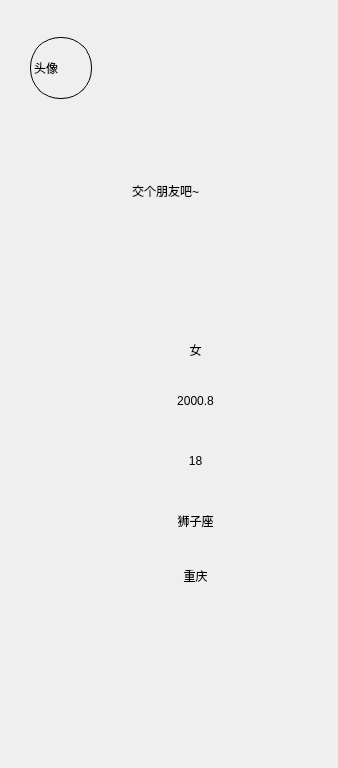
<?xml version="1.0" encoding="UTF-8"?>
<ui version="4.0">
 <class>Dialog</class>
 <widget class="QDialog" name="Dialog">
  <property name="geometry">
   <rect>
    <x>0</x>
    <y>0</y>
    <width>338</width>
    <height>768</height>
   </rect>
  </property>
  <property name="sizePolicy">
   <sizepolicy hsizetype="Fixed" vsizetype="Fixed">
    <horstretch>0</horstretch>
    <verstretch>0</verstretch>
   </sizepolicy>
  </property>
  <property name="minimumSize">
   <size>
    <width>338</width>
    <height>768</height>
   </size>
  </property>
  <property name="maximumSize">
   <size>
    <width>338</width>
    <height>768</height>
   </size>
  </property>
  <property name="windowTitle">
   <string>Dialog</string>
  </property>
  <widget class="QLabel" name="label_user">
   <property name="geometry">
    <rect>
     <x>120</x>
     <y>50</y>
     <width>241</width>
     <height>41</height>
    </rect>
   </property>
   <property name="text">
    <string/>
   </property>
  </widget>
  <widget class="QLabel" name="label_photo">
   <property name="geometry">
    <rect>
     <x>30</x>
     <y>37</y>
     <width>62</width>
     <height>62</height>
    </rect>
   </property>
   <property name="styleSheet">
    <string notr="true">min-width:60px;
min-height:60px;
max-width:60px;
max-height:60px;
border-radius:30px;
border:1px solid black;

</string>
   </property>
   <property name="text">
    <string>头像</string>
   </property>
  </widget>
  <widget class="QLabel" name="label">
   <property name="geometry">
    <rect>
     <x>0</x>
     <y>0</y>
     <width>338</width>
     <height>768</height>
    </rect>
   </property>
   <property name="sizePolicy">
    <sizepolicy hsizetype="Fixed" vsizetype="Fixed">
     <horstretch>0</horstretch>
     <verstretch>0</verstretch>
    </sizepolicy>
   </property>
   <property name="minimumSize">
    <size>
     <width>338</width>
     <height>768</height>
    </size>
   </property>
   <property name="maximumSize">
    <size>
     <width>338</width>
     <height>768</height>
    </size>
   </property>
   <property name="text">
    <string/>
   </property>
   <property name="pixmap">
    <pixmap>../img/base/个人信息展示图片.jpg</pixmap>
   </property>
  </widget>
  <widget class="QPushButton" name="btn_change">
   <property name="geometry">
    <rect>
     <x>60</x>
     <y>680</y>
     <width>91</width>
     <height>31</height>
    </rect>
   </property>
   <property name="styleSheet">
    <string notr="true">background:transparent;
border-width:0;
border-style:outset
</string>
   </property>
   <property name="text">
    <string/>
   </property>
  </widget>
  <widget class="QPushButton" name="btn_quit">
   <property name="geometry">
    <rect>
     <x>190</x>
     <y>680</y>
     <width>91</width>
     <height>31</height>
    </rect>
   </property>
   <property name="styleSheet">
    <string notr="true">
background:transparent;
border-width:0;
border-style:outset
</string>
   </property>
   <property name="text">
    <string/>
   </property>
  </widget>
  <widget class="QLabel" name="label_sex">
   <property name="geometry">
    <rect>
     <x>110</x>
     <y>340</y>
     <width>171</width>
     <height>20</height>
    </rect>
   </property>
   <property name="styleSheet">
    <string notr="true">font: 75 11pt &quot;等线&quot;;</string>
   </property>
   <property name="text">
    <string>女</string>
   </property>
   <property name="alignment">
    <set>Qt::AlignCenter</set>
   </property>
  </widget>
  <widget class="QLabel" name="label_birth">
   <property name="geometry">
    <rect>
     <x>110</x>
     <y>390</y>
     <width>171</width>
     <height>21</height>
    </rect>
   </property>
   <property name="styleSheet">
    <string notr="true">font: 75 11pt &quot;等线&quot;;</string>
   </property>
   <property name="text">
    <string>2000.8</string>
   </property>
   <property name="alignment">
    <set>Qt::AlignCenter</set>
   </property>
  </widget>
  <widget class="QLabel" name="label_age">
   <property name="geometry">
    <rect>
     <x>110</x>
     <y>450</y>
     <width>171</width>
     <height>21</height>
    </rect>
   </property>
   <property name="styleSheet">
    <string notr="true">font: 75 11pt &quot;等线&quot;;</string>
   </property>
   <property name="text">
    <string>18</string>
   </property>
   <property name="alignment">
    <set>Qt::AlignCenter</set>
   </property>
  </widget>
  <widget class="QLabel" name="label_zod">
   <property name="geometry">
    <rect>
     <x>110</x>
     <y>510</y>
     <width>171</width>
     <height>21</height>
    </rect>
   </property>
   <property name="styleSheet">
    <string notr="true">font: 75 11pt &quot;等线&quot;;</string>
   </property>
   <property name="text">
    <string>狮子座</string>
   </property>
   <property name="alignment">
    <set>Qt::AlignCenter</set>
   </property>
  </widget>
  <widget class="QLabel" name="label_loti">
   <property name="geometry">
    <rect>
     <x>110</x>
     <y>565</y>
     <width>171</width>
     <height>21</height>
    </rect>
   </property>
   <property name="styleSheet">
    <string notr="true">font: 75 11pt &quot;等线&quot;;</string>
   </property>
   <property name="text">
    <string>重庆</string>
   </property>
   <property name="alignment">
    <set>Qt::AlignCenter</set>
   </property>
  </widget>
  <widget class="QLabel" name="label_signa">
   <property name="geometry">
    <rect>
     <x>30</x>
     <y>130</y>
     <width>271</width>
     <height>121</height>
    </rect>
   </property>
   <property name="styleSheet">
    <string notr="true">font: 75 10pt &quot;等线&quot;;</string>
   </property>
   <property name="text">
    <string>交个朋友吧~</string>
   </property>
   <property name="alignment">
    <set>Qt::AlignCenter</set>
   </property>
  </widget>
  <zorder>label</zorder>
  <zorder>label_user</zorder>
  <zorder>label_photo</zorder>
  <zorder>btn_change</zorder>
  <zorder>btn_quit</zorder>
  <zorder>label_sex</zorder>
  <zorder>label_birth</zorder>
  <zorder>label_age</zorder>
  <zorder>label_zod</zorder>
  <zorder>label_loti</zorder>
  <zorder>label_signa</zorder>
 </widget>
 <resources/>
 <connections/>
</ui>
